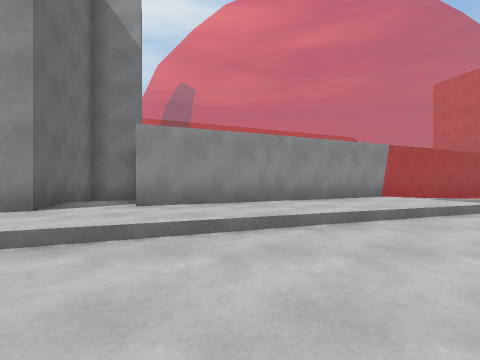
[1] (above)

12 first-person views from a walk through a Unity game level. The camera is 1.2 m above the floor, looks level and sees 90° across. The floor is counted in squares, 2 m on a side. Each view is taken from the middle of a square. On the plan, view 1 faces up. The plan holds only what a view shows up to about 9 squares ahead; the rest is blank. The place goes on beyond the plan. Surface patterns are stand-ins for the level's own textures.

[2]
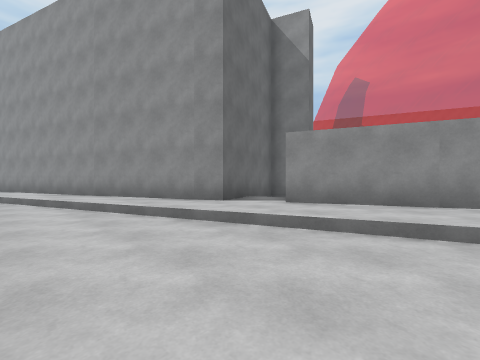

[3]
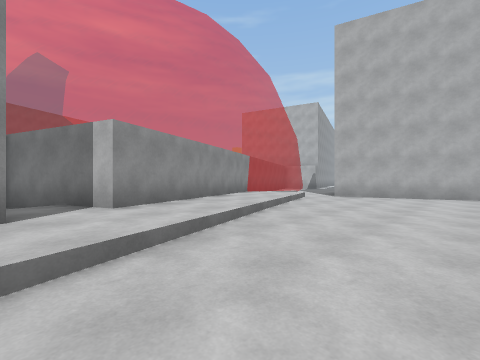

[4]
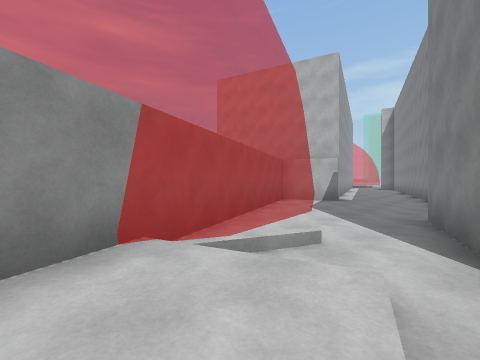

[5]
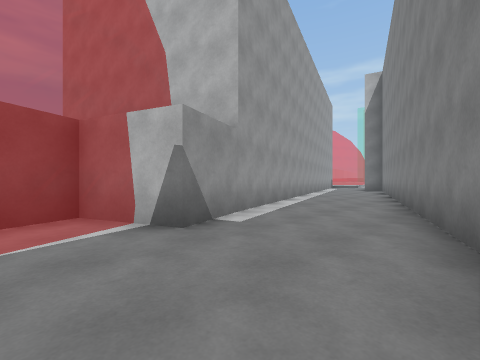

[6]
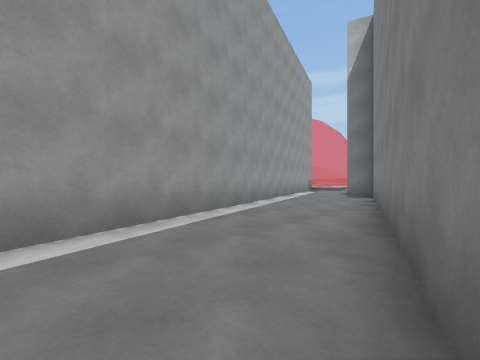

[7]
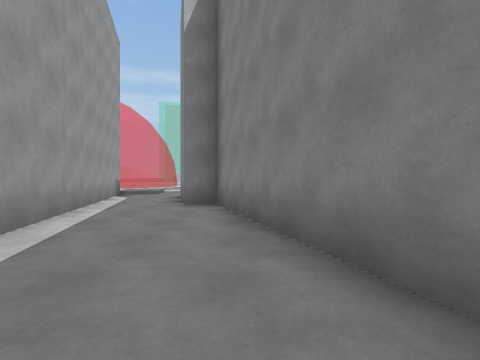

[8]
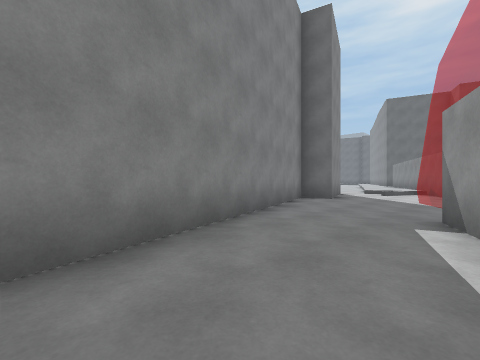

[9]
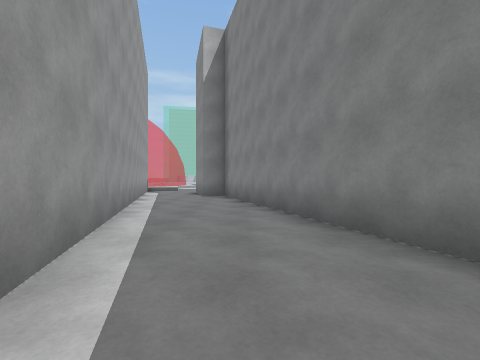

[10]
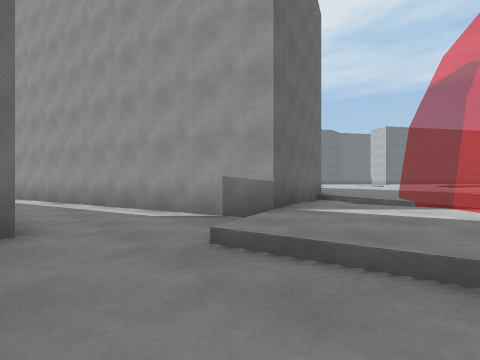

[11]
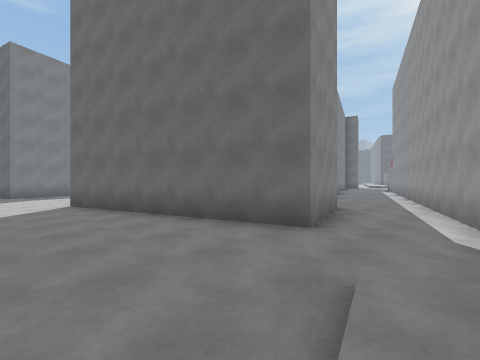

[12]
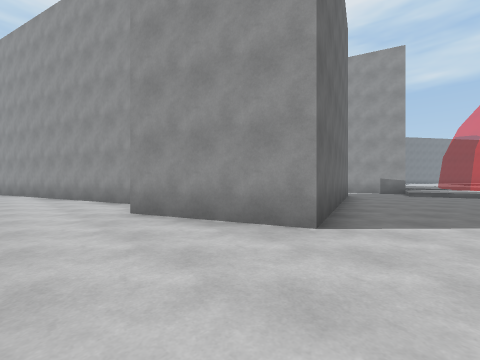

### Floor plan
Key: @ floor where view 1 was taken; # wall or solid block; . main floor; : floor 0.25 m higher than the main floor; / step, stairs or slope; = window, fence, low wall or low ledge.
Columns run from 11 left of view 1 to 30 right of it. Each row starts with its distance up from view 1.
 21                                         =
 20                                        :=
 19                                       ::=
 18                                      :::=
 17                                      #/:=
 16                                      #..==
 15                                      ##./=
 14                                       #:::
 13                                     ###/::
 12                                  ####../:/
 11                               ####........
 10                       =    ####......#....
  9                     === ####.......####...
  8                  ======##........###  #...
  7        ##      ======.........####    #...
  6        ###  ###//..........####       ##..
  5        ######:::........####           #..
  4        ###:::://.########             ##..
  3      ###::://....#             ####..##...
  2   ####:://.......##         ####..........
  1 ###:://...........#         #.............
  0  :://......@......#                     ..

Positions as (right, up) in squares from view 1, and headings:
1: (0, 0), facing up
2: (1, 0), facing up-left
3: (-3, 0), facing up-right
4: (3, 4), facing up-right
5: (10, 5), facing up-right
6: (15, 6), facing up-right
7: (18, 8), facing right
8: (16, 8), facing down-left
9: (15, 8), facing right
10: (30, 10), facing up-left
11: (30, 12), facing down-left
12: (30, 1), facing up-left
